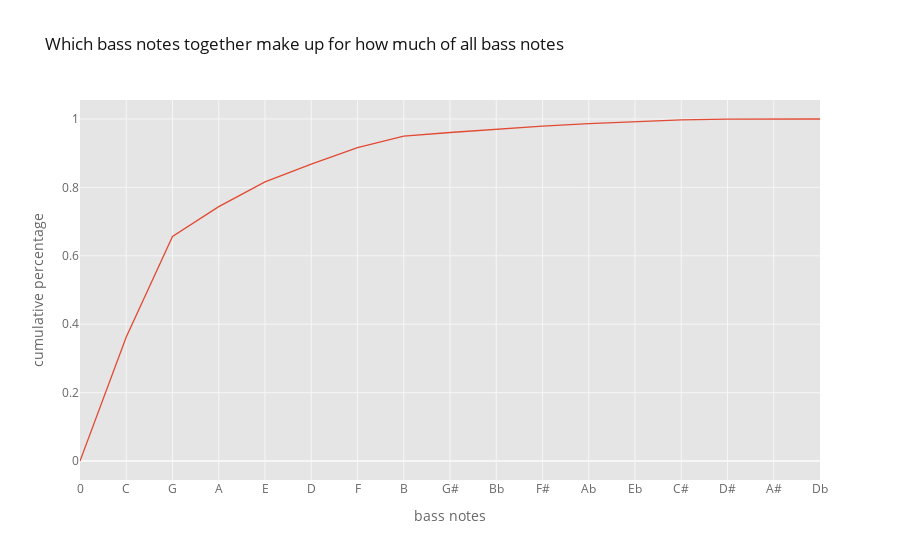

The code cell stored with this chart in its notebook:
### Markdown cell above
### Chord distributions

The vast majority of bass notes (95 %) are those of the diatonic scale (i.e. white keys of the piano in our C major case). Only 5 % of all bass notes have accidentals (black piano keys). 65 % of all bass notes are on C or G. Depending on which chord types are sounding above these bass notes, this is already a good indicator of an easy-to-grasp harmonic language.

### Code cell
jh.cumulative_fraction(chord_profiles.bass).iplot('scatter', y='y', xTitle='bass notes', yTitle='cumulative percentage', title='Which bass notes together make up for how much of all bass notes', )

### Figure 1 — Plotly figure (JSON) as saved in the notebook; plotly's stock layout.template omitted (floating-point values rounded to 4 significant figures)
{"data": [{"line": {"color": "rgba(226, 74, 51, 1.0)", "dash": "solid", "shape": "linear", "width": 1.3}, "mode": "lines", "name": "y", "text": "", "type": "scatter", "x": [0, "C", "G", "A", "E", "D", "F", "B", "G#", "Bb", "F#", "Ab", "Eb", "C#", "D#", "A#", "Db"], "y": [0, 0.3628, 0.6567, 0.7437, 0.8162, 0.8683, 0.9164, 0.9501, 0.9606, 0.9707, 0.9792, 0.9863, 0.9929, 0.9976, 0.9996, 0.9999, 1]}], "layout": {"legend": {"bgcolor": "#FFFFFF", "font": {"color": "#666666"}}, "paper_bgcolor": "#FFFFFF", "plot_bgcolor": "#E5E5E5", "title": {"font": {"color": "#151516"}, "text": "Which bass notes together make up for how much of all bass notes"}, "xaxis": {"gridcolor": "#F6F6F6", "showgrid": true, "tickfont": {"color": "#666666"}, "title": {"font": {"color": "#666666"}, "text": "bass notes"}, "zerolinecolor": "#F6F6F6"}, "yaxis": {"gridcolor": "#F6F6F6", "showgrid": true, "tickfont": {"color": "#666666"}, "title": {"font": {"color": "#666666"}, "text": "cumulative percentage"}, "zerolinecolor": "#F6F6F6"}}}
